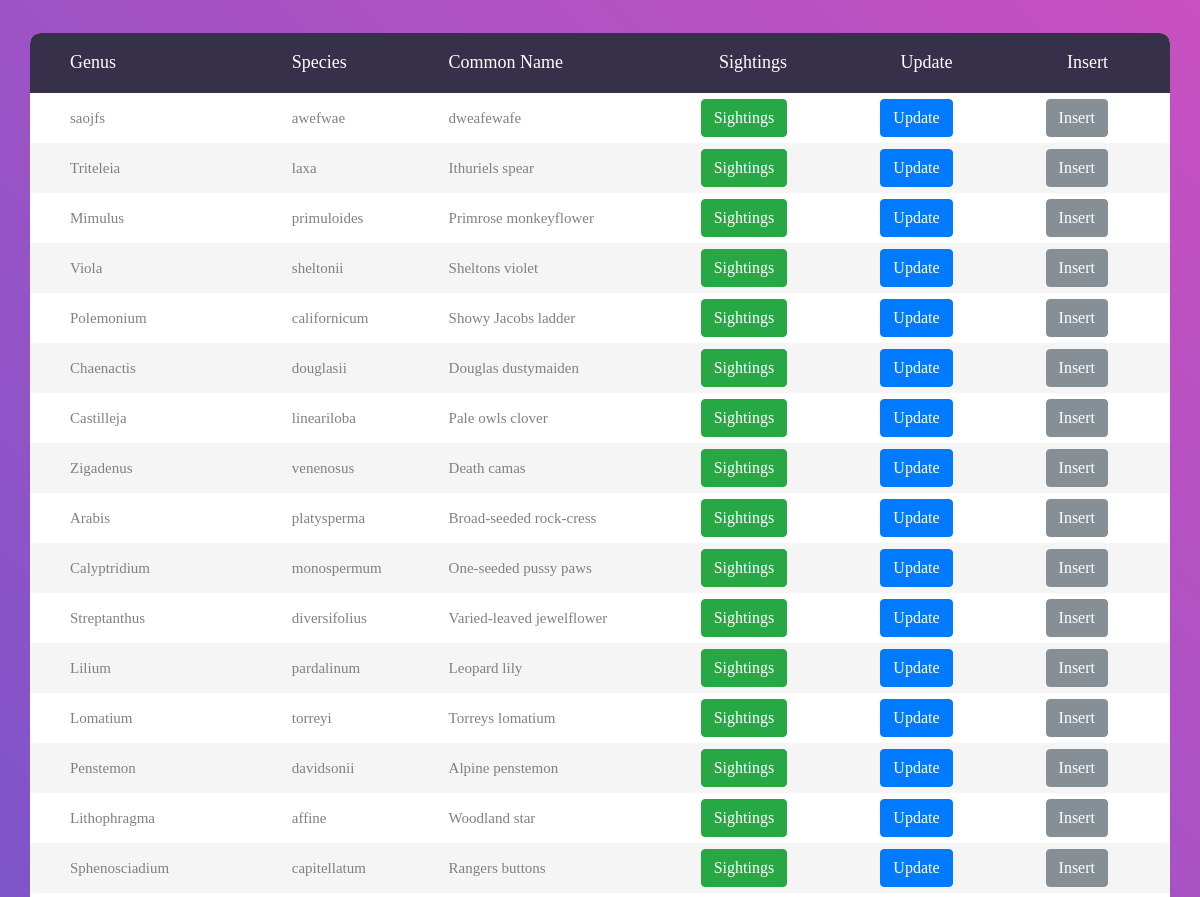
Page /home (upper part) on the earlier database version.
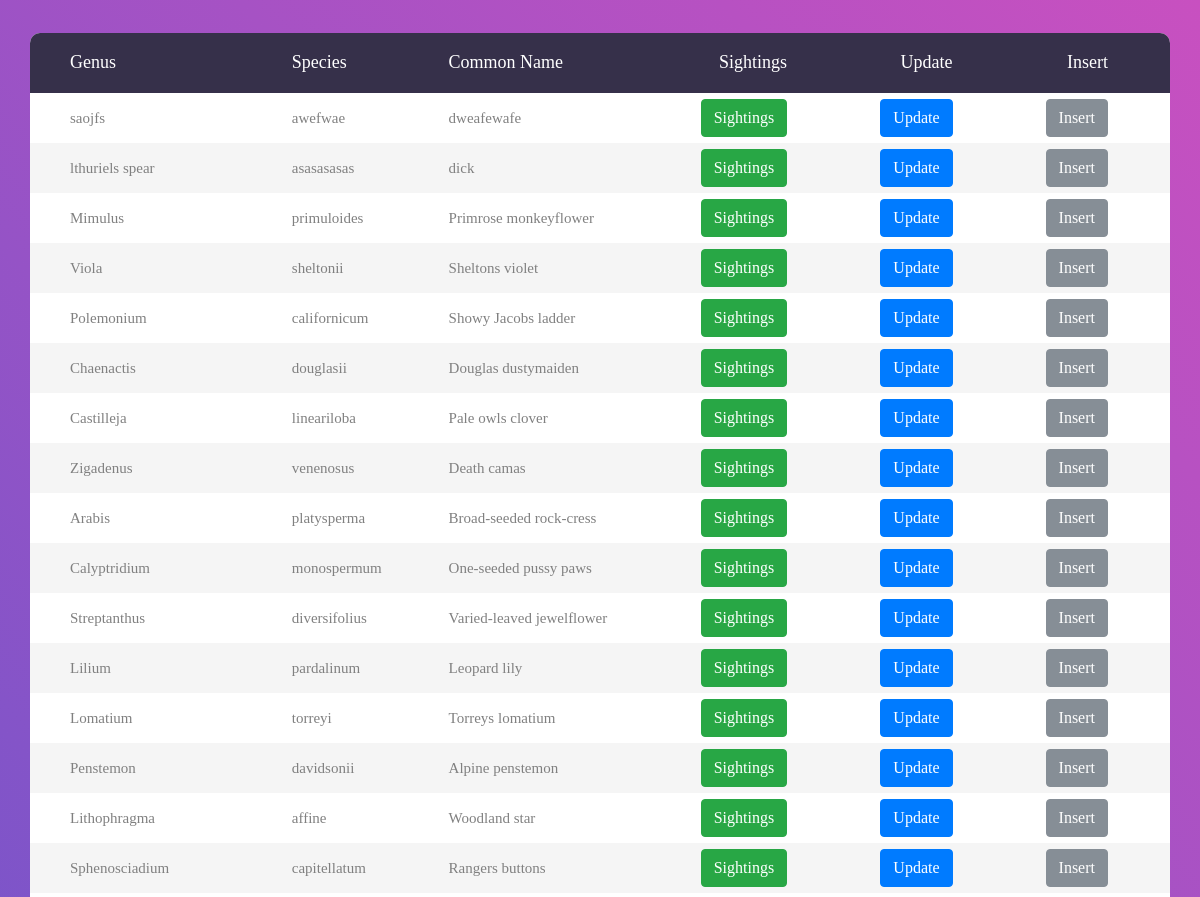
Same page on the later database version.
### tables this page shows
CREATE TABLE FLOWERS 
(GENUS VARCHAR(30), SPECIES VARCHAR(30), 
 COMNAME VARCHAR(30) primary key );

### flowerweb.py (the view)
@app.route("/")
@app.route("/home")
def index():
    cur = get_db().cursor()
    d = cur.execute("SELECT * FROM flowers")
    return render_template("home.html", data=d)

### flowerweb.py (called while the page is built)
def get_db():
    db = getattr(g, '_database', None)
    if db is None:
        db = g._database = sqlite3.connect(DATABASE)
    return db

@app.teardown_appcontext
def close_connection(exception):
    db = getattr(g, '_database', None)
    if db is not None:
        db.close()

### templates/home.html (shortened to what this page needs)
<!DOCTYPE html>
<html lang="en">
<head>
    <link rel="stylesheet" type="text/css" href="{{ url_for('static', filename='home/vendor/bootstrap/css/bootstrap.min.css') }}">
    <link rel="stylesheet" type="text/css" href="{{ url_for('static', filename='home/fonts/font-awesome-4.7.0/css/font-awesome.min.css') }}">
    <link rel="stylesheet" type="text/css" href="{{ url_for('static', filename='home/vendor/animate/animate.css') }}">
    <link rel="stylesheet" type="text/css" href="{{ url_for('static', filename='home/vendor/select2/select2.min.css') }}">
    <link rel="stylesheet" type="text/css" href="{{ url_for('static', filename='home/vendor/perfect-scrollbar/perfect-scrollbar.css') }}">
    <link rel="stylesheet" type="text/css" href="{{ url_for('static', filename='home/css/main.css') }}">
    <link rel="stylesheet" type="text/css" href="{{ url_for('static', filename='home/css/util.css') }}">
</head>
<body>
	<div class="limiter">
		<div class="container-table100">
			<div class="wrap-table100">
				<div class="table100">
					<table>
						<thead>
							<tr class="table100-head">
								<th class="column1">Genus</th>
								<th class="column2">Species</th>
								<th class="column3">Common Name</th>
								<th class="column4">Sightings</th>
								<th class="column5">Update</th>
								<th class="column6">Insert</th>
							</tr>
						</thead>
						<tbody>
                                {% for row in data %}
								<tr>
                                    <td class="column1">{{ row[0] }}</td>
                                    <td class="column2">{{ row[1] }}</td>
                                    <td class="column3">{{ row[2] }}</td>
									<td class="column4">
                                        <a role="button" class="btn btn-success" href="{{ url_for('sightings', comname=row[2]) }}">Sightings</a>
                                    </td>
									<td class="column5">
                                        <a role="button" class="btn btn-primary" href="{{ url_for('update', comname=row[2]) }}">Update</a>
                                    </td>
									<td class="column6">
                                        <a role="button" class="btn btn-secondary" href="{{ url_for('insert', comname=row[2]) }}">Insert</a>
                                    </td>
								</tr>
                                {% endfor %}
						</tbody>
					</table>
				</div>
			</div>
		</div>
	</div>
</body>
</html>

### static/home/css/main.css (style rules this page uses)
* { margin: 0px; padding: 0px; box-sizing: border-box; }
body, html { height: 100%; font-family: sans-serif; }
a { margin: 0px; transition: all 0.4s; -webkit-transition: all 0.4s; -o-transition: all 0.4s; -moz-transition: all 0.4s; }
.limiter { width: 100%; margin: 0 auto; }
.container-table100 { width: 100%; min-height: 100vh; background: #c850c0; background: -webkit-linear-gradient(45deg, #4158d0, #c850c0); background: -o-linear-gradient(45deg, #4158d0, #c850c0); background: -moz-linear-gradient(45deg, #4158d0, #c850c0); background: linear-gradient(45deg, #4158d0, #c850c0); display: -webkit-box; display: -webkit-flex; display: -moz-box; display: -ms-flexbox; display: flex; align-items: center; justify-content: center; flex-wrap: wrap; padding: 33px 30px; }
.wrap-table100 { width: 1170px; }
table { border-spacing: 1; border-collapse: collapse; background: white; border-radius: 10px; overflow: hidden; width: 100%; margin: 0 auto; position: relative; }
table * { position: relative; }
table td, table th { padding-left: 8px; }
table thead tr { height: 60px; background: #36304a; }
table tbody tr { height: 50px; }
table td, table th { text-align: left; }
.table100-head th { font-family: OpenSans-Regular; font-size: 18px; color: #fff; line-height: 1.2; font-weight: unset; }
tbody tr:nth-child(even) { background-color: #f5f5f5; }
tbody tr { font-family: OpenSans-Regular; font-size: 15px; color: #808080; line-height: 1.2; font-weight: unset; }
.column1 { width: 260px; padding-left: 40px; }
.column2 { width: 160px; }
.column3 { width: 245px; }
.column4 { width: 110px; text-align: right; }
.column5 { width: 170px; text-align: right; }
.column6 { width: 222px; text-align: right; padding-right: 62px; }

Differences in the rows shown:
removed FLOWERS: GENUS "Triteleia", SPECIES "laxa", COMNAME "Ithuriels spear"
added FLOWERS: GENUS "lthuriels spear", SPECIES "asasasasas", COMNAME "dick"
